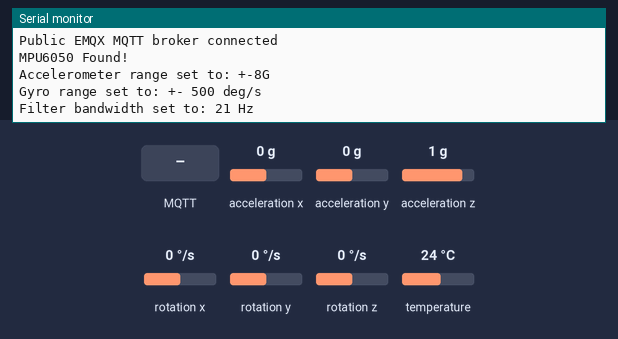
A sketch run on a simulated ESP32. On the bench: the last lines printed to the serial monitor. Inputs (shaded band) come from the test bench; at power-on: acceleration x 0 g, acceleration y 0 g, acceleration z 1 g, rotation x 0 °/s, rotation y 0 °/s, rotation z 0 °/s, temperature 24 °C. WiFi joins after 1.5 s; servers stay silent unless stated; no MQTT or app messages arrive unless stated.

Above: at 2.9 s.
3.0 s: MQTT message "1" arrives on the first subscribed topic
At 3.7 s:
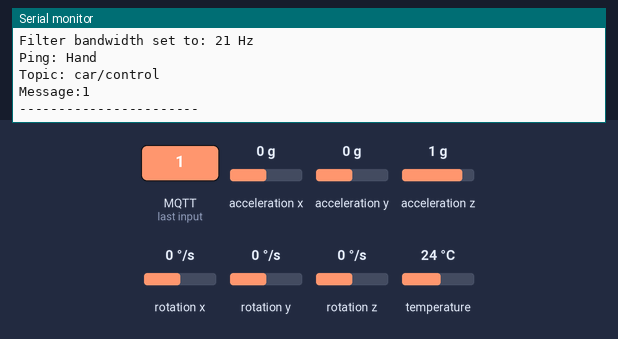
4.5 s: MQTT message "on" arrives on the first subscribed topic
At 5.7 s:
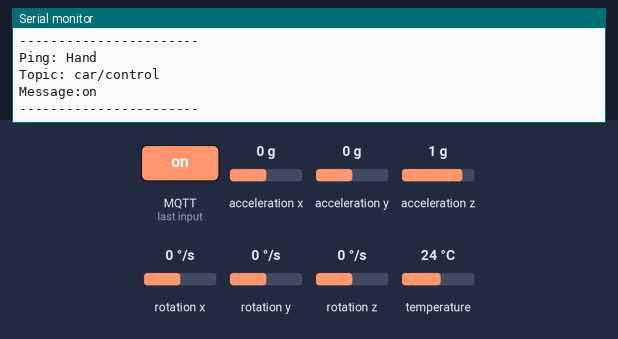
6.0 s: MQTT message "off" arrives on the first subscribed topic
At 7.1 s:
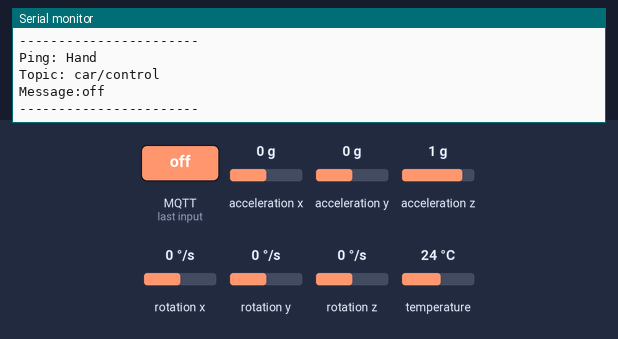

Measured:
- after the input at 3.0 s, the serial monitor: prints a new line at once (image 1)
- after the input at 4.5 s, the serial monitor: prints a new line at once (image 2)
- after the input at 6.0 s, the serial monitor: prints a new line at once (image 3)

The sketch:

club_imu_car_control_hand.ino
```cpp
#include <WiFi.h>
#include <PubSubClient.h>
#include <Adafruit_MPU6050.h>
#include <Adafruit_Sensor.h>
#include <Wire.h>
#include "config.h"

// MQTT
WiFiClient espClient;
PubSubClient client(espClient);

// IMU sensor
Adafruit_MPU6050 mpu;

unsigned long lastPublish = 0;
const unsigned long publishInterval = 1000;

void setup() {
  Serial.begin(9600);

  // Setup wifi
  WiFi.begin(WIFI_SSID, WIFI_PASSWORD);

  while (WiFi.status() != WL_CONNECTED) {
    delay(500);
    Serial.println(".");
  }

  Serial.println("");
  Serial.println("WiFi connected");
  Serial.println("IP address: ");
  Serial.println(WiFi.localIP());

  // Setup MQTT server
  client.setServer(MQTT_SERVER_IP, MQTT_SERVER_PORT);
  client.setCallback(callback);

  while (!client.connected()) {
    if (client.connect(MQTT_CLIENT_ID, MQTT_USERNAME, MQTT_PASSWORD)) {
        Serial.println("Public EMQX MQTT broker connected");
    } else {
        Serial.println("Connection failed with state ");
        Serial.print(client.state());
        delay(2000);
    }
  }

  client.publish(MQTT_CAR_CONTROL_TOPIC, "ESP32 Car - Connected");
  client.subscribe(MQTT_CAR_CONTROL_TOPIC);

  // Setup IMU sensor
  if (!mpu.begin()) {
    Serial.println("Failed to find MPU6050 chip");
    while (1) {
      delay(10);
    }
  }
  Serial.println("MPU6050 Found!");

  mpu.setAccelerometerRange(MPU6050_RANGE_8_G);
  Serial.print("Accelerometer range set to: ");
  switch (mpu.getAccelerometerRange()) {
  case MPU6050_RANGE_2_G:
    Serial.println("+-2G");
    break;
  case MPU6050_RANGE_4_G:
    Serial.println("+-4G");
    break;
  case MPU6050_RANGE_8_G:
    Serial.println("+-8G");
    break;
  case MPU6050_RANGE_16_G:
    Serial.println("+-16G");
    break;
  }
  mpu.setGyroRange(MPU6050_RANGE_500_DEG);
  Serial.print("Gyro range set to: ");
  switch (mpu.getGyroRange()) {
  case MPU6050_RANGE_250_DEG:
    Serial.println("+- 250 deg/s");
    break;
  case MPU6050_RANGE_500_DEG:
    Serial.println("+- 500 deg/s");
    break;
  case MPU6050_RANGE_1000_DEG:
    Serial.println("+- 1000 deg/s");
    break;
  case MPU6050_RANGE_2000_DEG:
    Serial.println("+- 2000 deg/s");
    break;
  }

  mpu.setFilterBandwidth(MPU6050_BAND_21_HZ);
  Serial.print("Filter bandwidth set to: ");
  switch (mpu.getFilterBandwidth()) {
  case MPU6050_BAND_260_HZ:
    Serial.println("260 Hz");
    break;
  case MPU6050_BAND_184_HZ:
    Serial.println("184 Hz");
    break;
  case MPU6050_BAND_94_HZ:
    Serial.println("94 Hz");
    break;
  case MPU6050_BAND_44_HZ:
    Serial.println("44 Hz");
    break;
  case MPU6050_BAND_21_HZ:
    Serial.println("21 Hz");
    break;
  case MPU6050_BAND_10_HZ:
    Serial.println("10 Hz");
    break;
  case MPU6050_BAND_5_HZ:
    Serial.println("5 Hz");
    break;
  }

  Serial.println("");
  delay(100);

}

void loop() {
  client.loop();

  unsigned long currentMillis = millis();
  if (currentMillis - lastPublish >= publishInterval) {
    lastPublish = currentMillis;

    sensors_event_t ac, gy, tem;
    mpu.getEvent(&ac, &gy, &tem);

    int roll = round(constrain(ac.acceleration.x, -10, 10));
    int pitch = round(constrain(ac.acceleration.y, -10, 10));

    char msg[10];
    sprintf(msg, "%d;%d", roll, pitch);

    client.publish(MQTT_CAR_CONTROL_TOPIC, msg);
  }

}

void callback(char *topic, byte *payload, unsigned int length) {
    Serial.println("Ping: Hand");
    Serial.print("Topic: ");
    Serial.println(topic);
    Serial.print("Message:");
    for (int i = 0; i < length; i++) {
        Serial.print((char) payload[i]);
    }
    Serial.println();
    Serial.println("-----------------------");
}
```

config.h
```cpp
#define DEBUG_ENABLED true
#define FLASH_BUILTIN_LED true
#define READING_DELAY 8000 // reading delay in milliseconds

// Wifi: SSID and password
const char* WIFI_SSID = "";
const char* WIFI_PASSWORD = "";

// MQTT: ID, server IP, port, username and password
const char* MQTT_CLIENT_ID = ""; // should be unique
const char* MQTT_SERVER_IP = ""; // IP of the MQTT broker
const uint16_t MQTT_SERVER_PORT = 1883; // default MQTT port
const char* MQTT_USERNAME = "";
const char* MQTT_PASSWORD = "";
const char* MQTT_CAR_CONTROL_TOPIC = "car/control";

// Note for directions:
// pitch < 0 -> go down
// pitch > 0 -> go up
// roll < 0 -> right
// roll > 0 -> left
```
